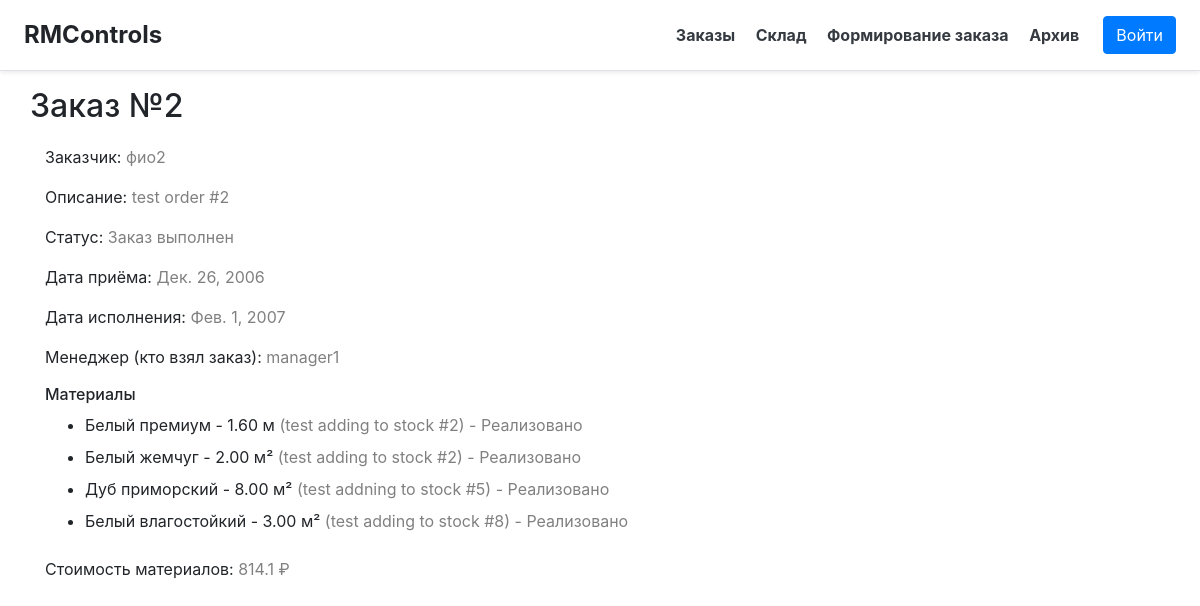
Page /order/2 on the committed database.
### main/models.py (models this page shows, shortened)
class Order(models.Model):
    description = models.CharField("Описание", max_length=50)
    manager = models.ForeignKey(Manager, models.SET_NULL, null=True, blank=True, verbose_name="Менеджер", default=None)
    client = models.CharField("Заказчик", max_length=50)
    order_date = models.DateField("Дата приёма", default=timezone.now().date())
    status = models.IntegerField("Статус", default=0, choices=[
        (0, "Ожидаются материалы"),
        (1, "В производстве"),
        (2, "Заказ выполнен")
    ])
    prod_date = models.DateField("Дата исполнения", blank=True, null=True)
    class Meta:
        verbose_name = "Заказ"
        verbose_name_plural = "Заказы"
        db_table = "orders"

class Manager(models.Model):
    name = models.CharField("Менеджер", max_length=50)
    def __str__(self):
        return self.name
    class Meta:
        verbose_name = "Менеджер"
        verbose_name_plural = "Менеджеры"
        db_table = "managers"

class Material(models.Model):
    material = models.ForeignKey('AbsMaterial', models.PROTECT, verbose_name="Материал")
    count = models.FloatField("Кол-во")
    for_order = models.ForeignKey('Order', on_delete=models.SET_NULL, null=True, blank=True, verbose_name="Для заказа")
    status = models.IntegerField("Статус",
                                 choices=[(-1, "Не заказано"), (0, "Ожидается"), (1, "На складе"),
                                          (2, "В производстве"), (3, "Реализовано")], default=0)
    details = models.CharField("Детали", blank=True, null=True, max_length=100)
    price = models.FloatField("Цена", blank=True, null=True)
    class Meta:
        verbose_name = "Материал"
        verbose_name_plural = "Склад"
        db_table = "stock"

class AbsMaterial(models.Model):
    title = models.CharField("Наименование", max_length=20)
    units = models.CharField("Единицы измерения", choices=map(lambda x: (x, x, ), UNITS), max_length=10, default="шт")
    parent = models.ForeignKey(Folder, models.CASCADE, null=True, verbose_name="Папка")
    picture_url = models.TextField("URL изображения", null=True, blank=True)
    class Meta:
        verbose_name = "Материал"
        verbose_name_plural = "Материалы"
        db_table = "abs-materials"

### main/views.py (the view)
# urls.py: path('order/<int:oid>', views.order),
@xframe_options_exempt
def order(request, oid, additional=0):
    o = Order.objects.get(id=oid)
    return render(request, 'main/order.html', context={
        'title': f'Заказ №{oid}', 'order': o, 'additional': additional,
        'cost': round(sum(map(lambda x: (
            x.price * x.count if x.price else x.material.get_last_price() if x.material.get_last_price() else 0),
                              o.material_set.all())), 2)})

### templates/main/order.html (shortened to what this page needs)
{% extends 'main/base.html' %}
{% load static %}
{% block content %}
    <div class="container">
        <div class="row">
            <h2 style="margin-bottom: 20px">{{ title }}
            </h2>
        </div>
        <label>Заказчик: <label style="color: gray">{{ order.client }}</label></label> <br>
        <label>Описание: <label style="color: gray; width: auto">{{ order.description }}</label></label> <br>
        <label>Статус: <label style="color: gray; width: auto">{{ order.get_status_display }}</label></label> <br>
        <label>Дата приёма: <label style="color: gray">{{ order.order_date }}</label></label> <br>
        <label>Дата исполнения: <label style="color: gray">{{ order.prod_date }}</label></label> <br>
        <label>Менеджер (кто взял заказ): <label style="color: gray">{{ order.manager }}</label></label> <br>
        <h6>Материалы</h6>
        <ul>
            {% for elem in order.material_set.all %}
                <li>
                    <label>{{ elem.material.title }} - {{ elem.count|floatformat:2 }} {{ elem.material.units }}</label>
                    <label style="color: gray">{% if elem.details %}({{ elem.details }}){% endif %}
                        - {{ elem.get_status_display }}</label>
                </li>
            {% endfor %}
        </ul>
        <label>Стоимость материалов: <label style="color: gray">{{ cost }} ₽</label></label>
    </div>
{% endblock %}

### rows in the picture
Order: client "фио2", description "test order #2", status "Заказ выполнен", order_date "Дек. 26, 2006", prod_date "Фев. 1, 2007", manager "manager1"
Material: material "Белый премиум", count "1.60", material.units "м", details "test adding to stock #2", status "Реализовано"
Material: material "Белый жемчуг", count "2.00", material.units "м²", details "test adding to stock #2", status "Реализовано"
Material: material "Дуб приморский", count "8.00", material.units "м²", details "test addning to stock #5", status "Реализовано"
Material: material "Белый влагостойкий", count "3.00", material.units "м²", details "test adding to stock #8", status "Реализовано"

### other values in the picture
{{ title }} "Заказ №2"
{{ cost }} "814.1"
